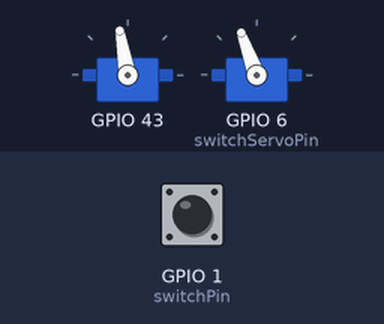
The sketch below on a simulated ESP32. Parts: 2 × servo. The test bench sets the inputs (shaded band); at power-on: GPIO 1 (switchPin) HIGH. What the sketch prints to the serial monitor is not drawn.

Above: at 1.2 s.
1.3 s: GPIO 1 (switchPin) pulled LOW for 1 s
Timing chart, 0 to 5.5 s (numbered marks = the images above; inputs shaded):
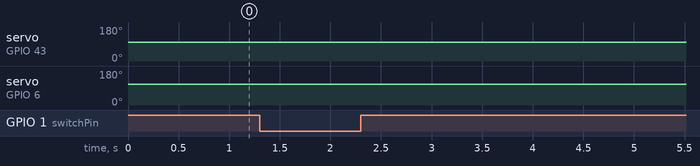

The sketch:

Useless_box.ino
```cpp
#include <ESP32Servo.h>

// Set your pin variables
int switchPin = D0;
int switchServoPin = D6;
int lidServoPin = D5;

class Switch {
  private:
    int pin;

  public:
    Switch(int pin) {
      this->pin = pin;
      pinMode(this->pin, INPUT_PULLUP);
    }

    bool isOn() {
      return digitalRead(pin) == LOW;
    }
};

class UselessServo {
	private:
	Servo servo;

	int pos;
	int increment;
	int interval;
	unsigned long lastUpdate;

	int home;
	int target;

	public:
	UselessServo(int interval, int home, int target) {
		this->interval = interval;
		this->home = home;
    this->target = target;

    increment = -1;

    pos = home;

		// Set the pos instance variable to be home (notice no this-> because a constructor parameter doesn't have the same name)
	}

	void Attach(int pin) {
		servo.attach(pin);
		servo.write(pos);
	}

	void Detach() {
		servo.detach();
	}

  void toTarget() {

      if (millis() - lastUpdate >= interval && pos != target)
      {
          lastUpdate = millis();
          pos += increment;
          servo.write(pos);
      }

  }

	void returnHome() {

    if (millis() - lastUpdate >= interval && pos != home)
    {
        lastUpdate = millis();
        pos -= increment;
        servo.write(pos);
    }

  }
};

// Create a Switch object with the correct pin
// Create a UselessServo object for your switch servo. Set the interval to 2, home to 180, target to 0
// Create a UselessServo object for your lid servo. Set the interval to 1, home to 110, target to 0

UselessServo switchServo(2000, 100, 0);
UselessServo lidServo(1000, 110, 0);

Switch boxSwitch(switchPin);

void setup() {
	Serial.begin(9600);
	switchServo.Attach(switchServoPin);
	lidServo.Attach(lidServoPin);
}

void loop() {
  Serial.println(digitalRead(switchPin));

  if (boxSwitch.isOn()) {
    Serial.println("PRESSED");
    lidServo.toTarget();
    switchServo.toTarget();
  }
  else {
    Serial.println("NOT PRESSED");
    lidServo.returnHome();
    switchServo.returnHome();
  }
}
```

Measured:
- after the input at 1.3 s, servo on GPIO 43: 100° → 99° after 0.71 s, → 100° 2.0 s later; servo on GPIO 6 (switchServoPin): 110° → 109° at once, → 110° 1.0 s later
